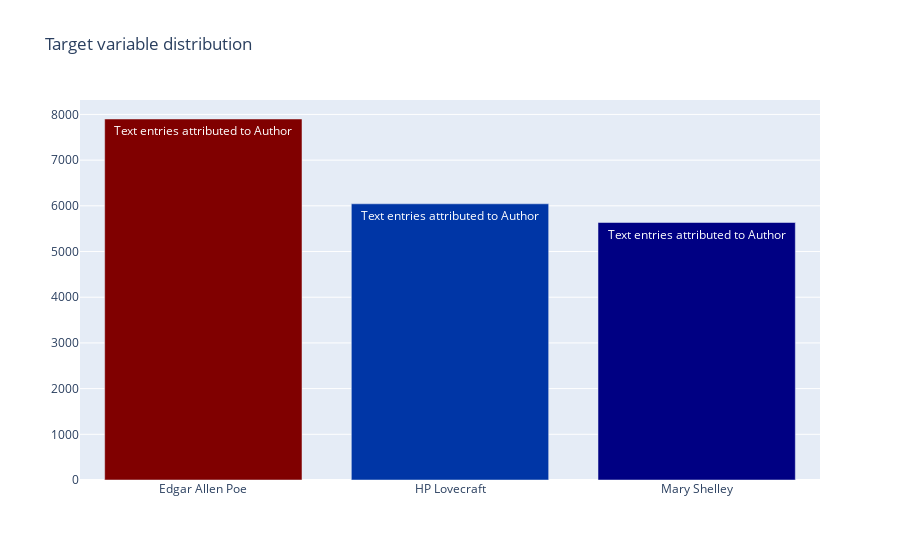

Here is the notebook cell this chart was saved with:
### Code cell
z = {'EAP': 'Edgar Allen Poe', 'MWS': 'Mary Shelley', 'HPL': 'HP Lovecraft'}
data = [go.Bar(
            x = train.author.map(z).unique(),
            y = train.author.value_counts().values,
            marker= dict(colorscale='Jet',
                         color = train.author.value_counts().values
                        ),
            text='Text entries attributed to Author'
    )]

layout = go.Layout(
    title='Target variable distribution'
)

fig = go.Figure(data=data, layout=layout)

py.iplot(fig, filename='basic-bar')

### Figure 1 — Plotly figure (JSON) as saved in the notebook; plotly's stock layout.template omitted (floating-point values rounded to 4 significant figures)
{"data": [{"marker": {"color": [7900, 6044, 5635], "colorscale": [[0, "rgb(0,0,131)"], [0.2, "rgb(0,60,170)"], [0.4, "rgb(5,255,255)"], [0.6, "rgb(255,255,0)"], [0.8, "rgb(250,0,0)"], [1, "rgb(128,0,0)"]]}, "text": "Text entries attributed to Author", "type": "bar", "x": ["Edgar Allen Poe", "HP Lovecraft", "Mary Shelley"], "y": [7900, 6044, 5635]}], "layout": {"title": {"text": "Target variable distribution"}}}
